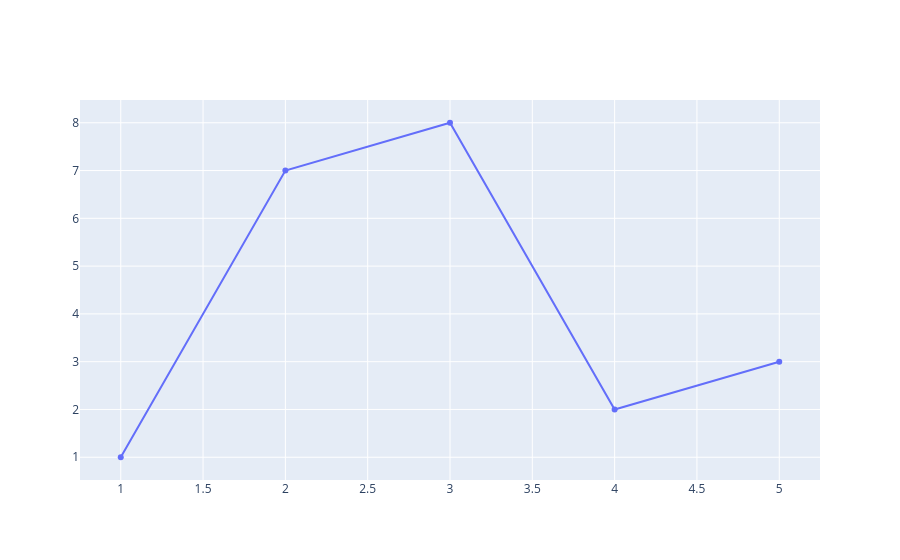

Notebook source saved alongside this figure:
### Code cell
fig=go.Figure()
fig.add_trace(go.Scatter(x=[1,2,3,4,5],y=[1,7,8,2,3]))

### Figure 1 — Plotly figure (JSON) as saved in the notebook; plotly's stock layout.template omitted (floating-point values rounded to 4 significant figures)
{"data": [{"type": "scatter", "x": [1, 2, 3, 4, 5], "y": [1, 7, 8, 2, 3]}], "layout": {}}
